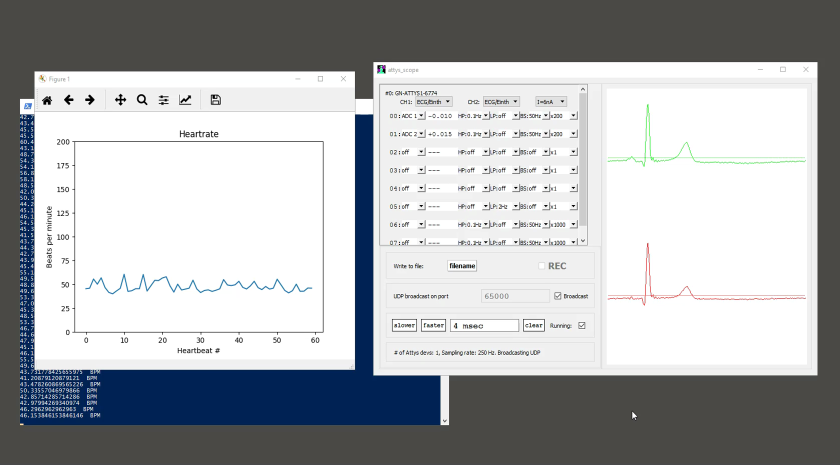
#> input picture python/realtime_heartrate.png, 1680 x 930 px (shown at 1/2 size); its folder holds only this picture in this run
$ python -i plugin_ecg.py   (imports and definitions only)
#> lines starting #> are read from the running program, lines starting #| are printed output that depends on the picture
### python/attys_scope_plugin_comm.py
import threading
import sys
import numpy as np

class AttysScopeReader:
    # Constructor needs a callback for the data and optionally for the sampling rate
    def __init__(self,hasDataCallback,hasFs=False):
        self.callback = hasDataCallback
        self.fsCallback = hasFs
        self.t = threading.Thread(target=self.readstdin)
        self.fs = False
        self.t2 = False

    # This reads the data from the socket in an endless loop
    # and calls the callback
    # [15 lines left out: function readstdin, not called in this run]

    # Starts reading from attys-scope
    def start(self):
        self.t.start()

    # Stops reading from attys-scope
    def stop(self):
        self.doRun = False
        self.t.join()

### python/plugin_ecg.py
#!/usr/bin/python3
"""
Requires pyqtgraph.

Copyright (c) 2018-2023, Bernd Porr <mail@berndporr.me.uk>
see LICENSE file.

Plots Einthoven I,II,III.
"""

CH1 = 7
CH2 = 8

# Bandstop frequency
fbs = 50 # Hz

import sys
import pyqtgraph as pg
from pyqtgraph.Qt import QtCore, QtWidgets
import numpy as np
from scipy import signal
import iir_filter
from attys_scope_plugin_comm import AttysScopeReader

# [1 line that did not run here, left out]

class QtPanningPlot:

    # duration of the scrolling window
    twin = 2
    # scale in mV
    a = 2

    def __init__(self,title):
        self.title = title
        self.channelCallback = False

        self.pw = [False,False,False]
        self.plt = [False,False,False]
        self.data = [[],[],[]]
        ylabel = ["I","II","III"]

        self.mw = QtWidgets.QMainWindow()
        self.mw.setWindowTitle('ECG')
        self.mw.resize(800,800)
        self.cw = QtWidgets.QWidget()
        self.mw.setCentralWidget(self.cw)
        self.l = QtWidgets.QVBoxLayout()
        self.cw.setLayout(self.l)

        for i in range(3):
            self.pw[i] = pg.PlotWidget()
            self.l.addWidget(self.pw[i])
            self.pw[i].setYRange(-self.a,self.a)
            self.pw[i].setLabel('bottom', 't/sec')
            self.pw[i].setLabel('left',ylabel[i]+'/mV')
            self.l.addWidget(self.pw[i])
            self.plt[i] = self.pw[i].plot()

        self.timer = QtCore.QTimer()
        self.timer.timeout.connect(self.update)
        self.timer.start(100)
        self.mw.show()

    def update(self):
        for i in range(3):
            self.data[i] = self.data[i][-int(self.twin*self.fs):]
            if self.data[i]:
                d = np.hstack(self.data[i])
                t = np.linspace(0,len(d)/self.fs,len(d))
                self.pw[i].setXRange(0,len(d)/self.fs)
                self.plt[i].setData(x=t,y=d)

    def addData(self,d1,d2,d3):
        self.data[0].append(d1*1000)
        self.data[1].append(d2*1000)
        self.data[2].append(d3*1000)

    def setFs(self,fs):
        self.fs = fs


##############################################################################
## main


# [1 line that did not run here, left out]

# The high- and lowpass filters can only be set after
# the sampling rate is known
hpiir1 = False
hpiir2 = False
bsiir1 = False
bsiir2 = False

# init the filters once we know the sampling rate
def callbackFs(fs):
    global hpiir1,hpiir2,bsiir1,bsiir2
    hpfc = 0.5 # highpass freq
    hpsos = signal.butter(2, hpfc, output='sos', btype='highpass', fs=fs)
    hpiir1 = iir_filter.IIR_filter(hpsos)
    hpiir2 = iir_filter.IIR_filter(hpsos)
    bssos = signal.butter(2, [fbs-1,fbs+2], output='sos', btype='bandstop', fs=fs)
    bsiir1 = iir_filter.IIR_filter(bssos)
    bsiir2 = iir_filter.IIR_filter(bssos)
    qtPanningPlot.setFs(fs)

def callbackSetChannel(c):
    global channel
    channel = c

# process data with the filters set up
def callbackData(data):
    global CH1,CH2
    v2 = hpiir1.filter(data[CH1])
    v2 = bsiir1.filter(v2)
    v3 = hpiir2.filter(data[CH2])
    v3 = bsiir2.filter(v3)
    qtPanningPlot.addData(v2-v3,v2,v3)


attysScopeReader = AttysScopeReader(callbackData,callbackFs)
# [8 lines not run here, left out]

>>> import cv2
>>> picture = cv2.imread('realtime_heartrate.png', cv2.IMREAD_GRAYSCALE)
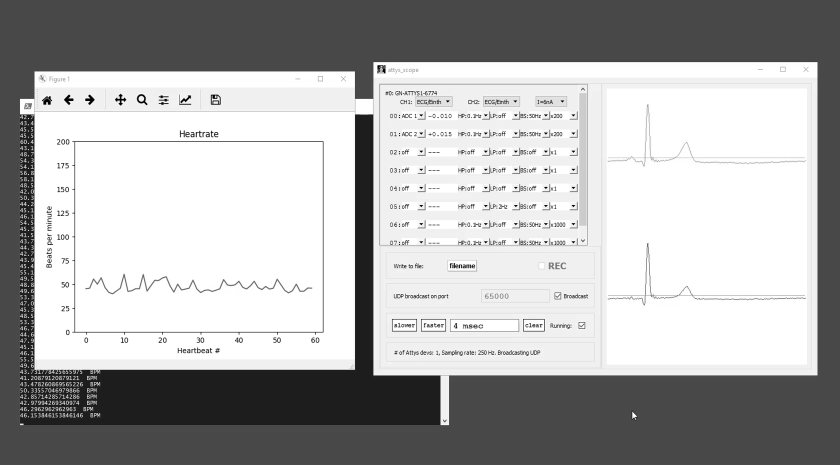
#> picture: shape (930, 1680) (shown at 1/2 size); min 0, max 255, mean 173.5
#> (the run stopped early here; a loop or call above may not have finished)

$ run again, on python/realtime_spectrum.png
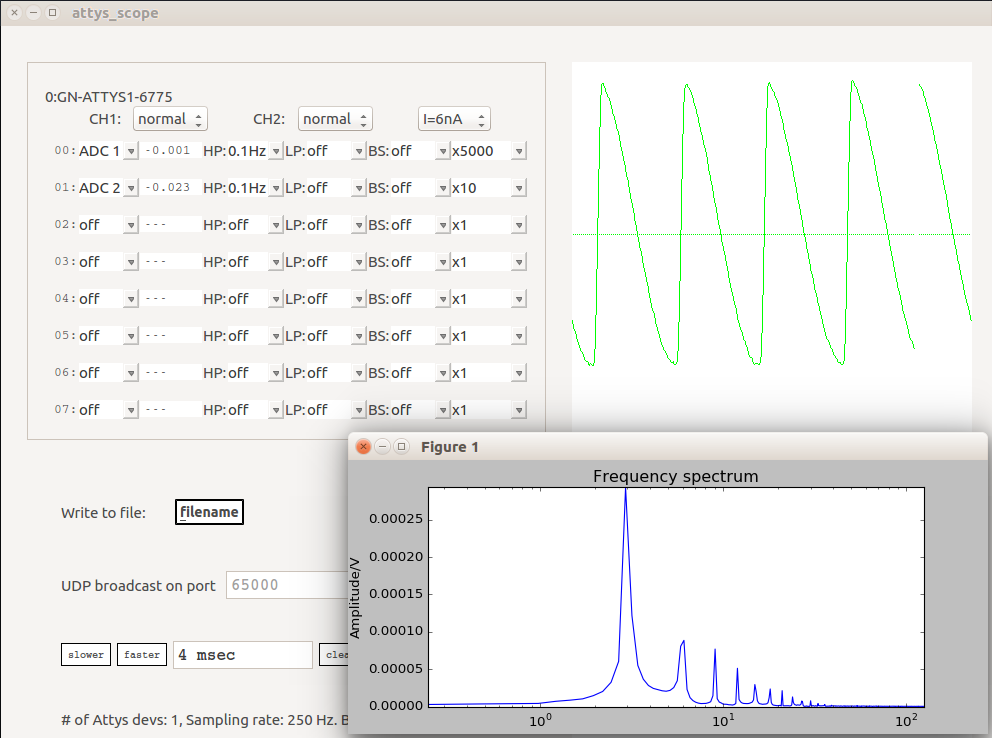
#> input picture python/realtime_spectrum.png, 992 x 738 px
#> `picture = cv2.imread('realtime_heartrate.png', cv2.IMREAD_GRAYSCALE)`:
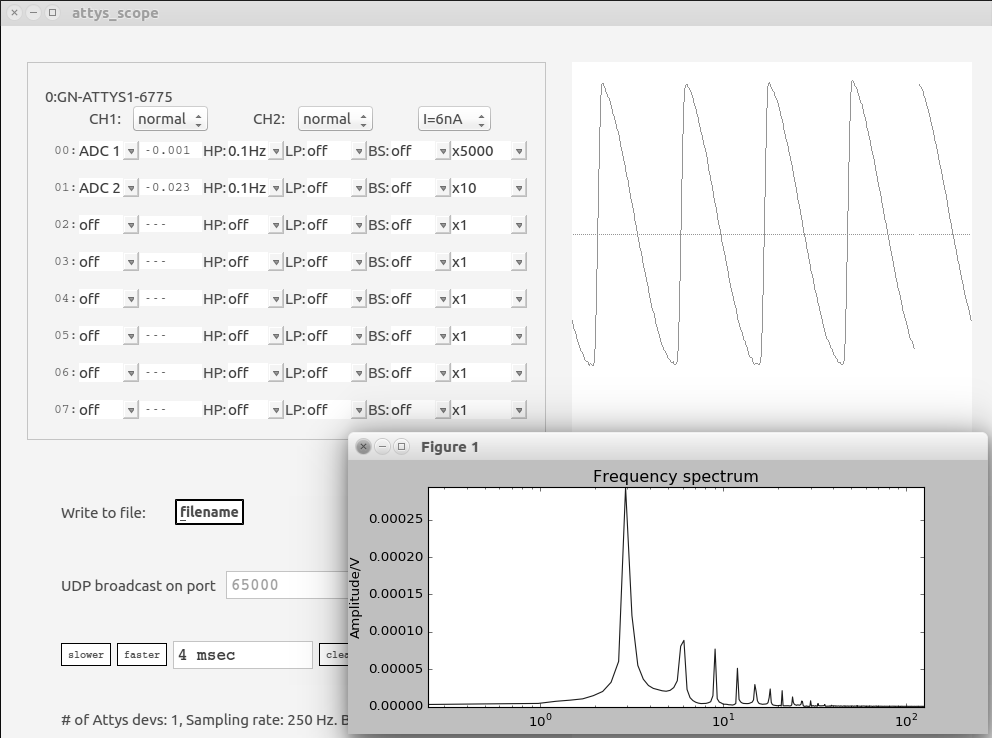
#> picture: shape (738, 992); min 0, max 255, mean 235.8

$ run again, on python/realtime_spectrum_eeg_alpha_waves.png
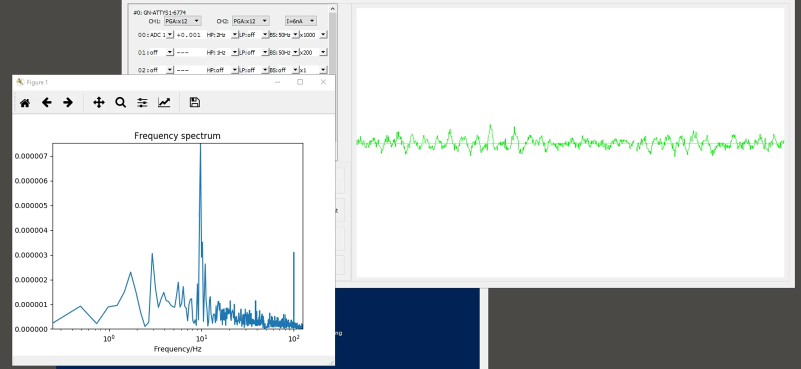
#> input picture python/realtime_spectrum_eeg_alpha_waves.png, 1602 x 737 px (shown at 1/2 size)
#> `picture = cv2.imread('realtime_heartrate.png', cv2.IMREAD_GRAYSCALE)`:
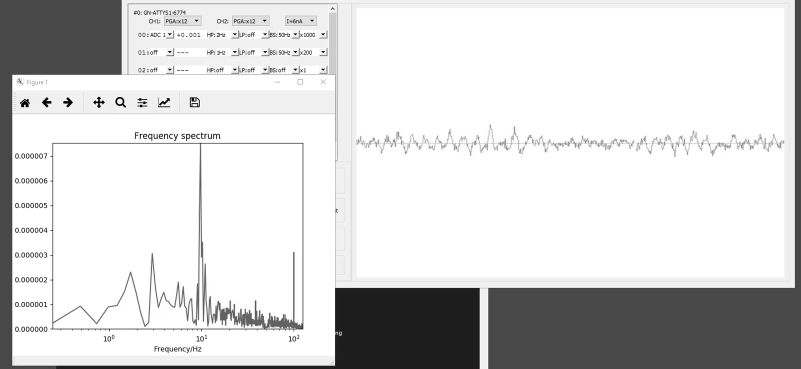
#> picture: shape (737, 1602) (shown at 1/2 size); min 0, max 255, mean 214.6
